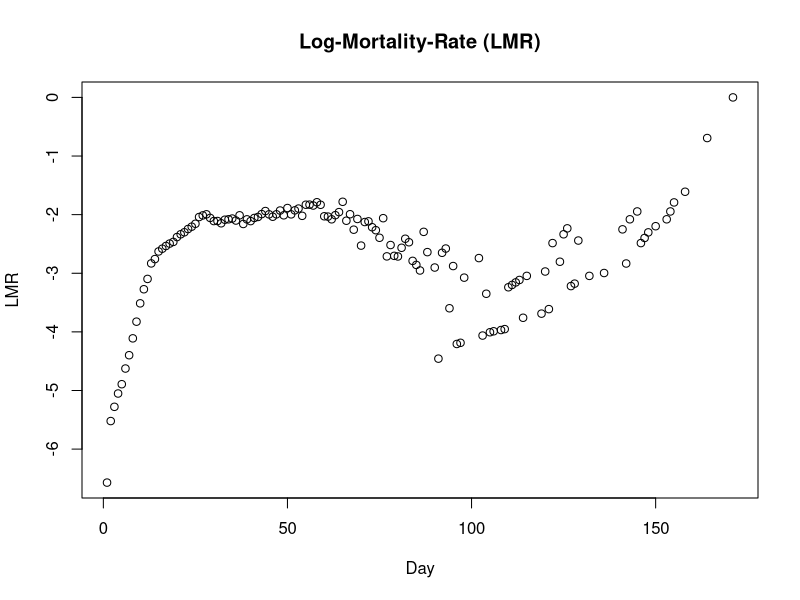

Write the R code that produced this figure. (Note: this script raises an error after producing the figure.)
## ---- chunk 1
knitr::opts_chunk$set(echo = TRUE)
## ---- chunk 2
mortality_rate = read.csv('mortality_rate.csv', header = TRUE, sep = ';')
summary(mortality_rate$Rate)
## ---- chunk 3
mortality_rate$lmr = log(mortality_rate$Rate)
plot(mortality_rate$Day, mortality_rate$lmr,
     ylab = 'LMR',
     xlab = 'Day',
     main = 'Log-Mortality-Rate (LMR)')
## ---- chunk 4
library(splines)

fit_ns_1 = lm(lmr ~ ns(Day, df = 2), data = mortality_rate)
pred1 = predict(fit_ns_1, newdata = list(Day=mortality_rate$Day))

fit_ns_2 = lm(lmr ~ ns(Day, df = 3), data = mortality_rate)
pred2 = predict(fit_ns_2, newdata = list(Day=mortality_rate$Day))

fit_ns_3 = lm(lmr ~ ns(Day, df = 16), data = mortality_rate)
pred3 = predict(fit_ns_15, newdata = list(Day=mortality_rate$Day))

fit_ns_4 = lm(lmr ~ ns(Day, df = 51), data = mortality_rate)
pred4 = predict(fit_ns_50, newdata = list(Day=mortality_rate$Day))



plot(mortality_rate$Day, mortality_rate$lmr, xlab = 'Day', ylab = 'LMR',
     main = 'Natural cubic splies fit #1')
lines(mortality_rate$Day, pred1, col='black', lwd = 2)
points(attr(ns(mortality_rate$Day, df = 2), "knots"),
  predict(fit_ns_1,
          data.frame(Day = attr(ns(mortality_rate$Day, df = 2), "knots"))),
  col="black",pch=4, lwd = 3, cex = 1)

plot(mortality_rate$Day, mortality_rate$lmr, xlab = 'Day', ylab = 'LMR',
     main = 'Natural cubic splies fit #2')
lines(mortality_rate$Day, pred2, col='blue', lwd = 2)
points(attr(ns(mortality_rate$Day, df = 3), "knots"),
  predict(fit_ns_2,
          data.frame(Day = attr(ns(mortality_rate$Day, df = 3), "knots"))),
  col="blue",pch=4, lwd = 3, cex = 1)

plot(mortality_rate$Day, mortality_rate$lmr, xlab = 'Day', ylab = 'LMR',
     main = 'Natural cubic splies fit #3')
lines(mortality_rate$Day, pred3, col='green', lwd = 2)
points(attr(ns(mortality_rate$Day, df = 16), "knots"),
  predict(fit_ns_2,
          data.frame(Day = attr(ns(mortality_rate$Day, df = 16), "knots"))),
  col="green",pch=4, lwd = 3, cex = 1)

plot(mortality_rate$Day, mortality_rate$lmr, xlab = 'Day', ylab = 'LMR',
     main = 'Natural cubic splies fit #3')
lines(mortality_rate$Day, pred4, col='red', lwd = 2)
points(attr(ns(mortality_rate$Day, df = 51), "knots"),
  predict(fit_ns_2,
          data.frame(Day = attr(ns(mortality_rate$Day, df = 51), "knots"))),
  col="red",pch=4, lwd = 3, cex = 1)


for (i in 1:4) {
  cat(sprintf("Model #%s MSE: %.2f \n", i,
              mean(eval(as.name(paste(c('fit_ns_', i), collapse = '')))$residuals^2)))  
}
## ---- chunk 5


